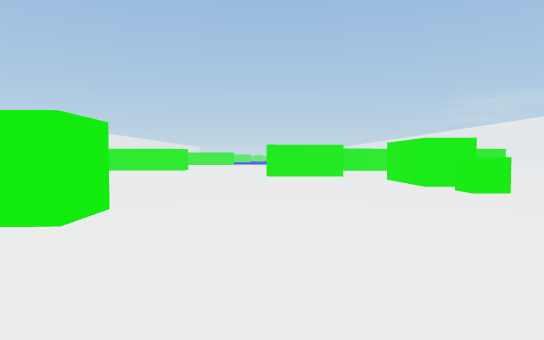
View 1 (above)

23 first-person views from a walk through a Unity game level. The camera is 0.72 m above the floor, tilts 2° down and sees 75° across. The floor is counted in squares, 1 m on a side. Each view is taken from the middle of a square. On the plan, view 1 faces up. The plan holds only what a view shows up to about 11 squares ahead; the rest is blank. The place goes on beyond the plan. The player is left out.

View 2
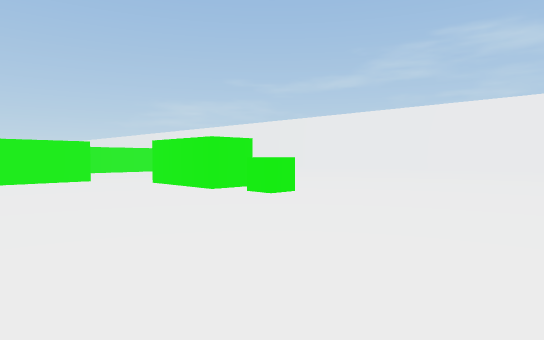

View 3
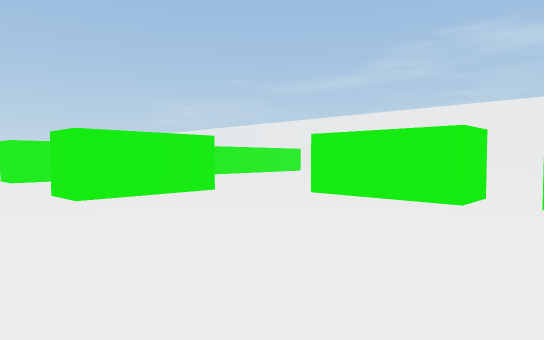

View 4
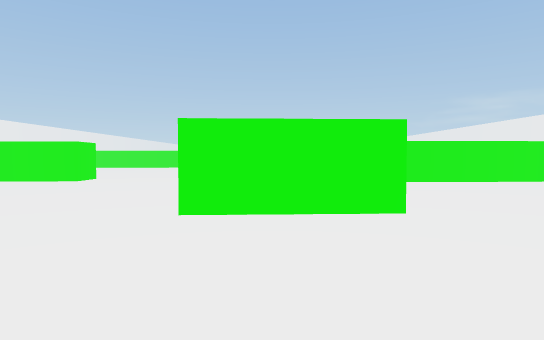

View 5
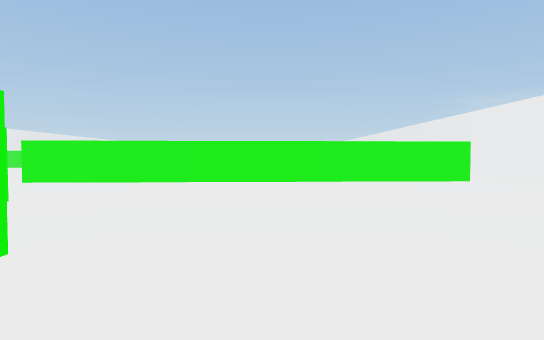

View 6
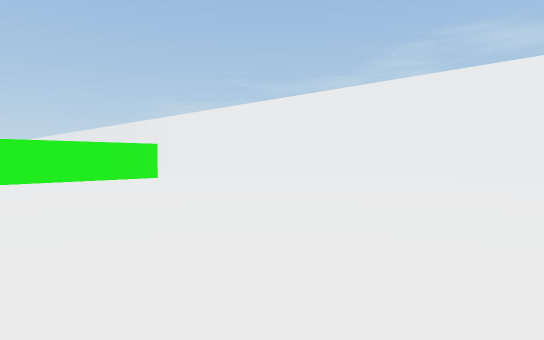

View 7
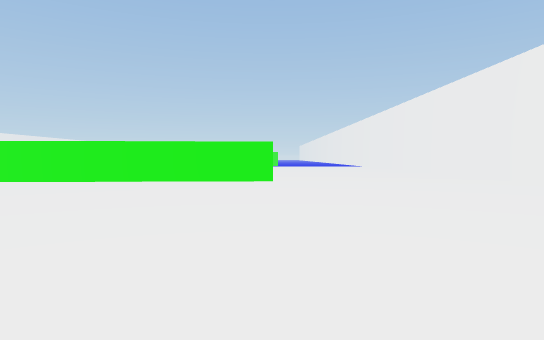

View 8
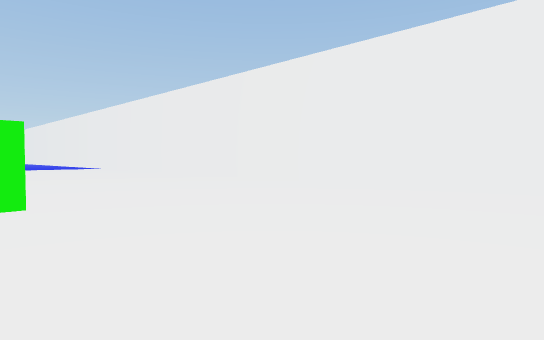

View 9
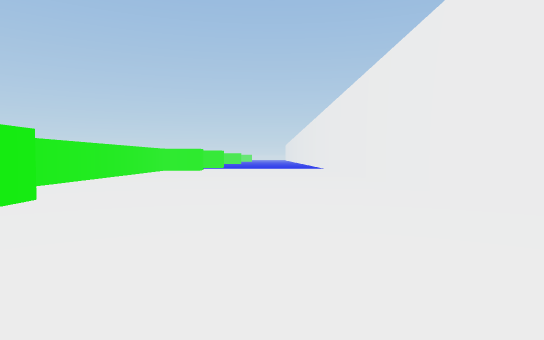

View 10
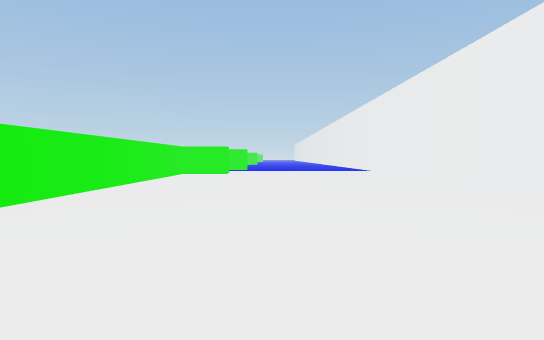

View 11
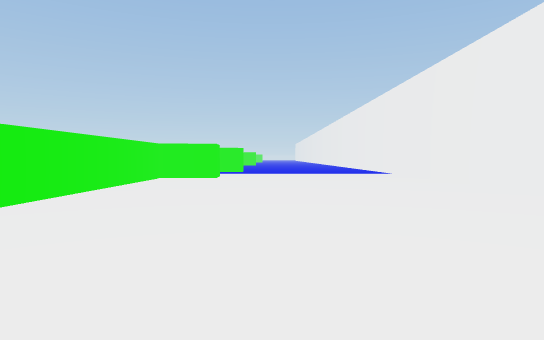

View 12
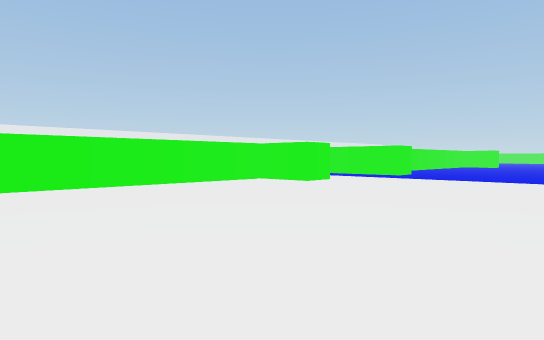

View 13
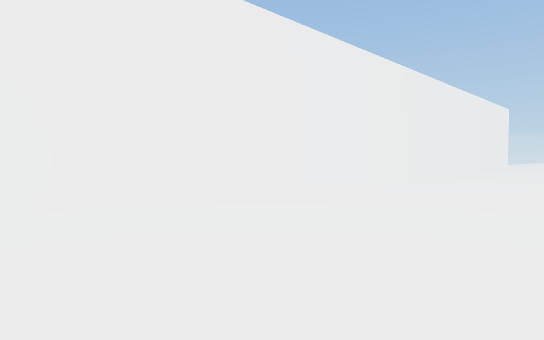

View 14
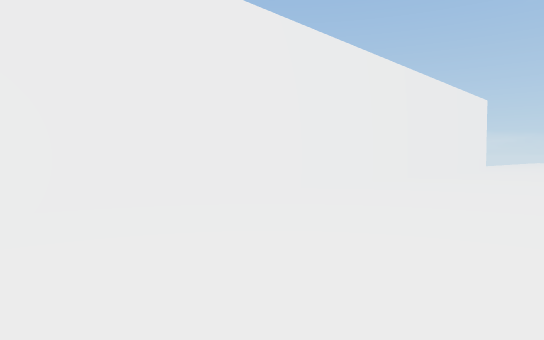

View 15
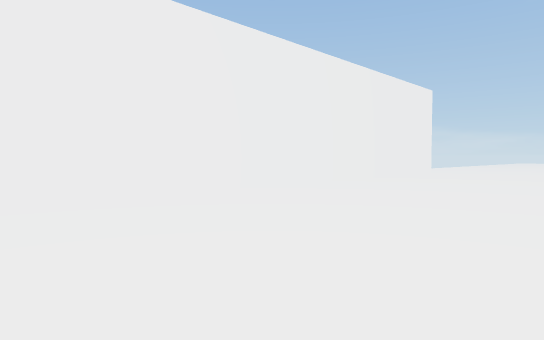

View 16
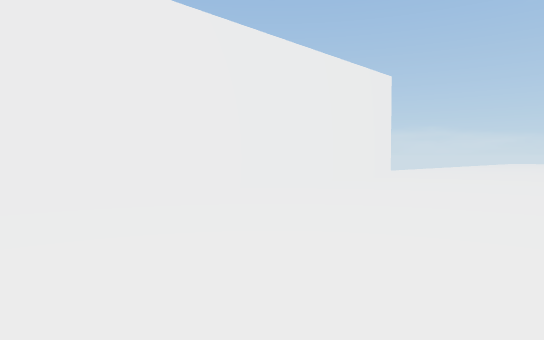

View 17
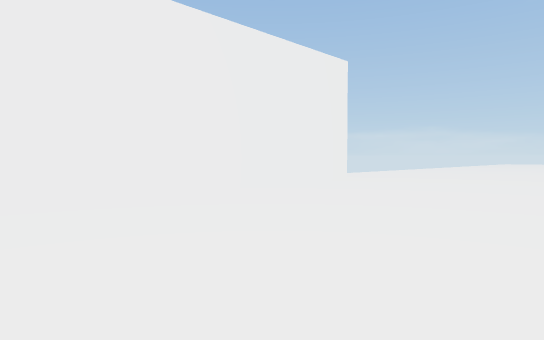

View 18
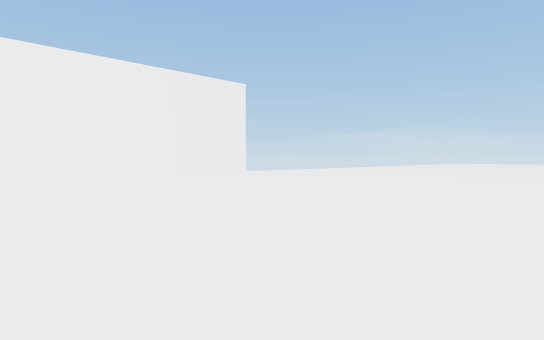

View 19
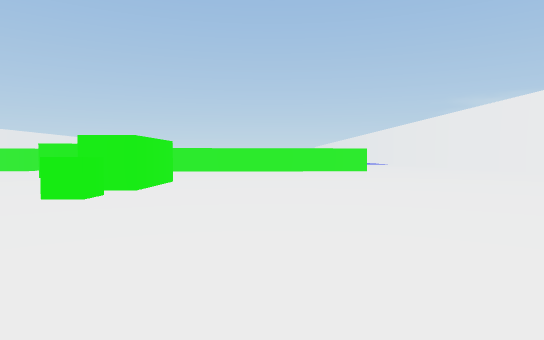

View 20
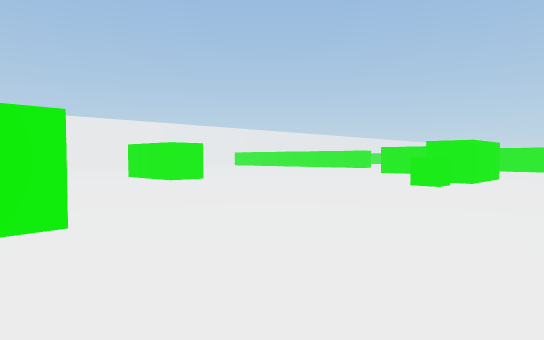

View 21
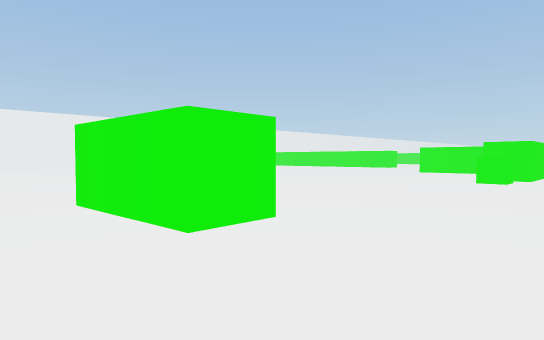

View 22
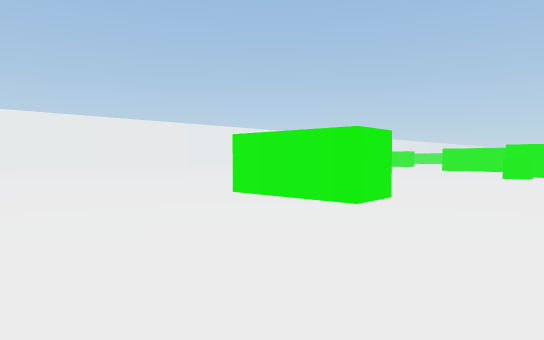

View 23
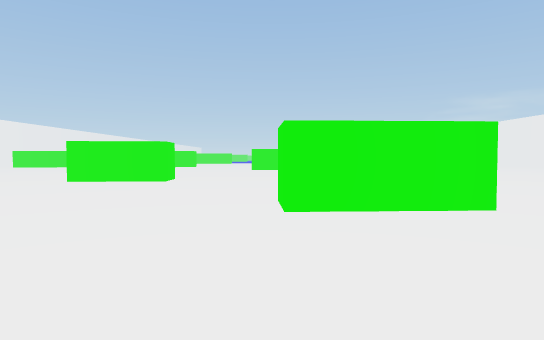

### Floor plan
Points are (right, up) in squares from view 1. A wall is a line through its corners. A room is listed if a view was taken in it or the views show most of it. See-through windows are left out.
Room 1 (views 1, 2, 3, 4, 5, 6, 7, 8, 9, 10, 11, 12, 13, 14, 15, 16, 17, 18, 19, 20, 21, 22, 23)
walls: (5, 11.6) (5, 8.7) (3.8, 8.7) (3.8, 11.6); (2.8, 13.6) (-0.2, 13.4) (-0.2, 14.7); (4, -0.9) (4.1, -2.2) (1.2, -2.3) (1.1, -1); (13.1, 19.8) (-0.2, 19.2); (-2.3, 5) (-2.2, 3.7) (-4.6, 3.6); (13, 21.1) (13, 20.1); (20.4, -7.5) (20.4, 33); (11.1, 33) (11.1, 23.9)
ways out: opening at (-2.5, 18.2)
objects: green cube (4, 7)

Positions as (right, up) in squares from view 1, and headings:
1: (0, 0), facing up
2: (-1, 2), facing up-right
3: (-2, 7), facing up-right
4: (1, 9), facing up
5: (7, 9), facing up
6: (7, 8), facing up-right
7: (13, 9), facing up
8: (12, 14), facing up-right
9: (17, 15), facing up
10: (15, 19), facing up
11: (15, 22), facing up
12: (20, 26), facing up-left
13: (15, 18), facing down-right
14: (15, 13), facing down-right
15: (14, 8), facing down-right
16: (14, 4), facing down-right
17: (14, 1), facing down-right
18: (9, 1), facing down-right
19: (8, 1), facing up
20: (8, -2), facing up-left
21: (7, -4), facing up-left
22: (7, -7), facing up-left
23: (1, -7), facing up
